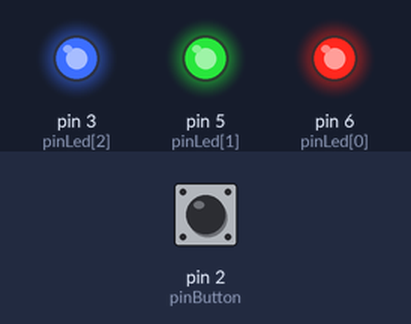
This sketch was run on a simulated Arduino Uno, built with avr-gcc and run on an emulated ATmega328P. Shown: output pins drawn as LEDs (lit = HIGH). The inputs (shaded band) are chosen by the test bench; at power-on: pin 2 (pinButton) HIGH.

Above: at 1.2 s.
1.3 s: pin 2 (pinButton) pulled LOW for 0.15 s
At 1.8 s:
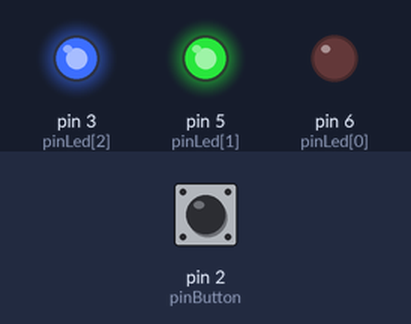
2.9 s: pin 2 (pinButton) pulled LOW for 1 s
At 4.2 s:
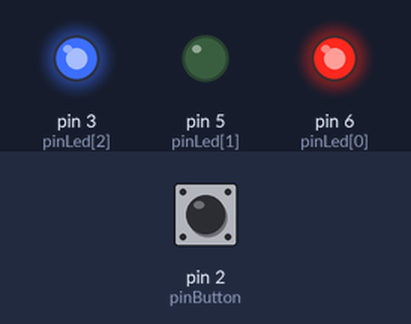
5.4 s: pin 2 (pinButton) pulled LOW for 0.15 s
At 6.1 s:
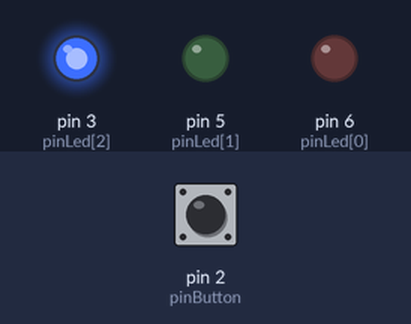
7.0 s: pin 2 (pinButton) pulled LOW for 3.2 s
At 7.3 s:
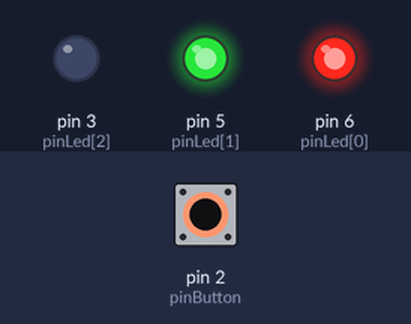
11.7 s: pin 2 (pinButton) pulled LOW for 0.15 s
At 12.1 s:
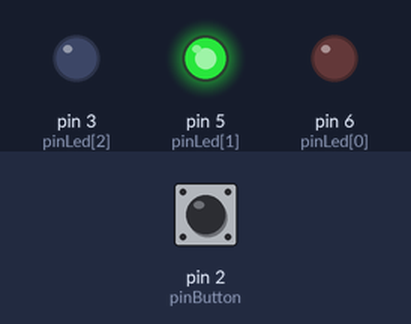
13.3 s: pin 2 (pinButton) pulled LOW for 1 s
At 14.5 s:
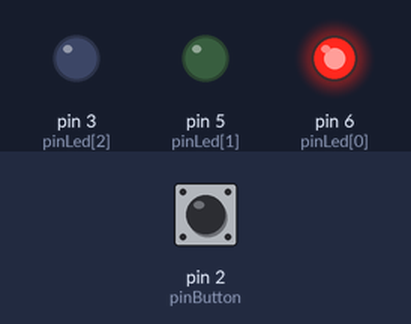
Timing chart, 0 to 16.3 s (numbered marks = the images above; inputs shaded):
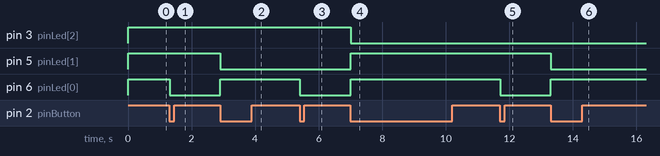

The sketch:

sketch.ino
```cpp
const int pinLed[] = {6, 5, 3};
const int pinButton = 2;

int lastStatus = LOW; //предыдущее состояние кнопки
int counter = 0;

void setup() {
  for (int i = 0; i < 3; ++i) {
    pinMode(pinLed[i], OUTPUT);
    digitalWrite(pinLed[i], HIGH);
  }
  pinMode(pinButton, INPUT);
  digitalWrite(pinButton, HIGH);
}

void loop() {
	int curStatus = debounce (lastStatus);
	if(lastStatus == HIGH && curStatus == LOW){ //условие нажатия
		segments_on_off(counter, HIGH);
    counter = ++counter % 8;
		segments_on_off(counter, LOW);
	}
	lastStatus = curStatus;
}

void segments_on_off(int n, int on_off){
  if(n % 2){
    digitalWrite(pinLed[0], on_off);
  }
  if(n / 2 % 2){
    digitalWrite(pinLed[1], on_off);
  }
  if(n / 4){
    digitalWrite(pinLed[2], on_off);
  }
  delay(5);
}

// Функция подавления дребезга
// last - предыдущее состояние кнопки
int debounce (int last){
  int current = digitalRead(pinButton);
  if (last != current){ //если состояние изменилось
    delay(5);
    current = digitalRead(pinButton);
  }
  return current;
}
```

Measured:
- after the input at 1.3 s, pin 6 (pinLed[0]): HIGH → LOW at once
- after the input at 2.9 s, pin 5 (pinLed[1]): HIGH → LOW at once; pin 6 (pinLed[0]): LOW → HIGH at once
- after the input at 5.4 s, pin 6 (pinLed[0]): HIGH → LOW at once
- after the input at 7.0 s, pin 3 (pinLed[2]): HIGH → LOW at once; pin 5 (pinLed[1]), pin 6 (pinLed[0]): LOW → HIGH at once
- after the input at 11.7 s, pin 6 (pinLed[0]): HIGH → LOW at once
- after the input at 13.3 s, pin 5 (pinLed[1]): HIGH → LOW at once; pin 6 (pinLed[0]): LOW → HIGH at once
